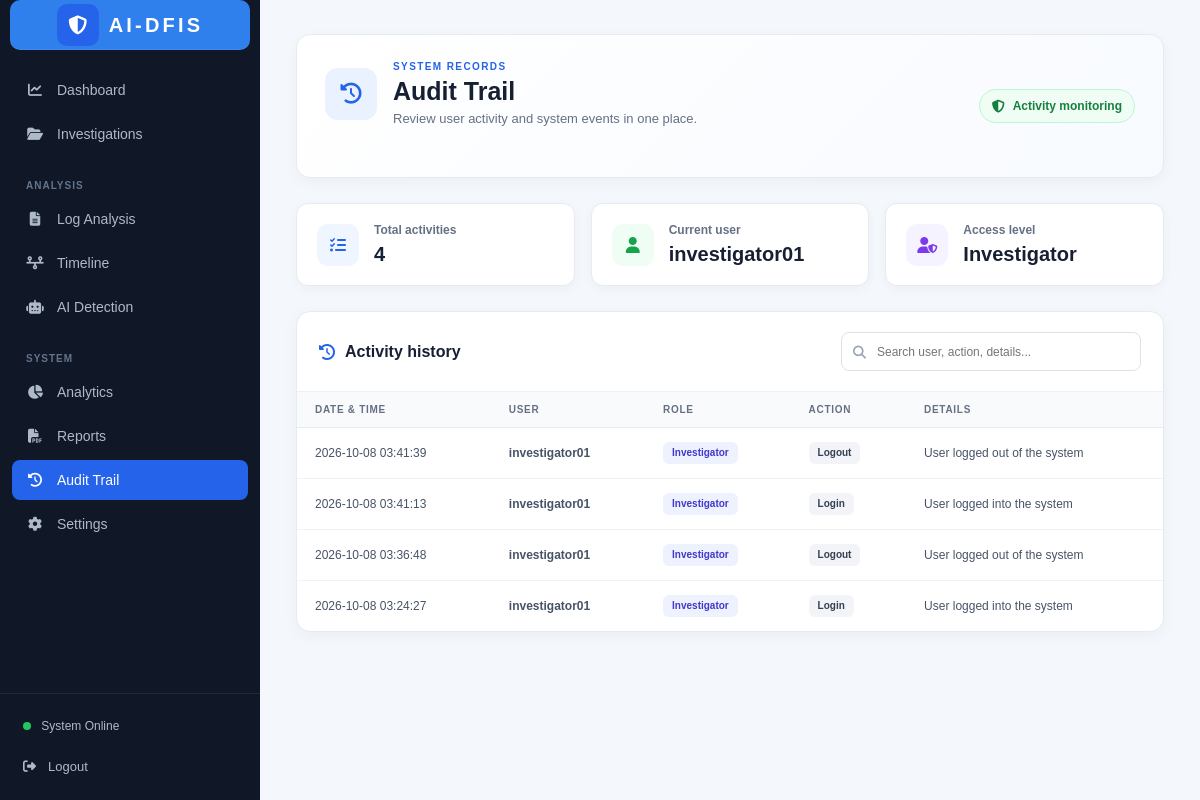
Screenshot of /audit-trail (signed in) with the database file from the repository.
### tables this page shows
CREATE TABLE audit_logs (
            id INTEGER PRIMARY KEY AUTOINCREMENT,
            user_id INTEGER,
            username TEXT,
            role TEXT,
            action TEXT NOT NULL,
            details TEXT,
            timestamp TEXT NOT NULL,
            FOREIGN KEY (user_id) REFERENCES users(id)
        );

### app.py (the view)
@app.route("/audit-trail")
def audit_trail():
    conn = get_db_connection()
    if session.get("role") == "Admin":
        logs = conn.execute("""

            SELECT id, username, role, action, details, timestamp

            FROM audit_logs

            ORDER BY id DESC

        """).fetchall()
    else:
        logs = conn.execute("""

            SELECT id, username, role, action, details, timestamp

            FROM audit_logs

            WHERE user_id = ?

            ORDER BY id DESC

        """, (session.get("user_id"),)).fetchall()
    conn.close()
    return render_template(
        "audit_trail.html",
        logs=logs
    )

### app.py (called while the page is built)
def get_db_connection():
    conn = sqlite3.connect(DATABASE)
    conn.row_factory = sqlite3.Row
    return conn

def login_required():
    return "user_id" in session

@app.before_request
def require_login():
    if request.endpoint in ["login", "static"]:
        return None
    if not login_required():
        return redirect(url_for("login"))
    return None

### templates/audit_trail.html (shortened to what this page needs)
<!DOCTYPE html>
<html lang="en">
<head>
    <link rel="stylesheet"
          href="https://cdnjs.cloudflare.com/ajax/libs/font-awesome/6.5.2/css/all.min.css">
    <link rel="stylesheet"
          href="{{ url_for('static', filename='css/style.css') }}">
</head>
<body>
<div class="dashboard-container">
    <aside class="sidebar">
        <div class="logo">
            <div class="logo-icon">
                <i class="fa-solid fa-shield-halved"></i>
            </div>
            <div>
                <h2 class="brand-wordmark">AI-DFIS</h2>
            </div>
        </div>
        <nav class="sidebar-menu">
            <a href="/dashboard" class="menu-item">
                <i class="fa-solid fa-chart-line"></i>
                <span>Dashboard</span>
            </a>
            <a href="/investigations" class="menu-item">
                <i class="fa-solid fa-folder-open"></i>
                <span>Investigations</span>
            </a>
            <div class="menu-title">
                ANALYSIS
            </div>
            <a href="/log-analysis" class="menu-item">
                <i class="fa-solid fa-file-lines"></i>
                <span>Log Analysis</span>
            </a>
            <a href="/timeline" class="menu-item">
                <i class="fa-solid fa-timeline"></i>
                <span>Timeline</span>
            </a>
            <a href="/ai-detection" class="menu-item">
                <i class="fa-solid fa-robot"></i>
                <span>AI Detection</span>
            </a>
            <div class="menu-title">
                SYSTEM
            </div>
            <a href="/analytics" class="menu-item">
                <i class="fa-solid fa-chart-pie"></i>
                <span>Analytics</span>
            </a>
            <a href="/reports" class="menu-item">
                <i class="fa-solid fa-file-pdf"></i>
                <span>Reports</span>
            </a>
            <a href="/audit-trail" class="menu-item active">
                <i class="fa-solid fa-clock-rotate-left"></i>
                <span>Audit Trail</span>
            </a>
            <a href="/settings" class="menu-item">
                <i class="fa-solid fa-gear"></i>
                <span>Settings</span>
            </a>
        </nav>
        <div class="sidebar-bottom">
            <div class="system-status">
                <span class="status-dot"></span>
                <span>System Online</span>
            </div>
            <a href="/logout" class="logout">
                <i class="fa-solid fa-right-from-bracket"></i>
                Logout
            </a>
        </div>
    </aside>
    <main class="main-content audit-content">
        <div class="page-header">
        <div class="page-heading">
            <div class="page-heading-icon">
                <i class="fa-solid fa-clock-rotate-left"></i>
            </div>
            <div>
                <span class="eyebrow">SYSTEM RECORDS</span>
                <h1>Audit Trail</h1>
                <p>Review user activity and system events in one place.</p>
            </div>
        </div>
        <span class="audit-integrity-label">
            <i class="fa-solid fa-shield-halved"></i>
            Activity monitoring
        </span>
    </div>
        <div class="audit-summary">
            <div class="summary-card">
                <div class="summary-icon"><i class="fa-solid fa-list-check"></i></div>
                <div class="summary-copy">
                    <span>Total activities</span>
                    <strong>{{ logs|length }}</strong>
                </div>
            </div>
            <div class="summary-card">
                <div class="summary-icon"><i class="fa-solid fa-user"></i></div>
                <div class="summary-copy">
                    <span>Current user</span>
                    <strong>{{ session.get("username") }}</strong>
                </div>
            </div>
            <div class="summary-card">
                <div class="summary-icon"><i class="fa-solid fa-user-shield"></i></div>
                <div class="summary-copy">
                    <span>Access level</span>
                    <strong>{{ session.get("role") }}</strong>
                </div>
            </div>
        </div>
        <div class="audit-container">
            <div class="audit-container-header">
                <h2>
                    <i class="fa-solid fa-clock-rotate-left"></i>
                    Activity history
                </h2>
                {% if logs %}
                <label class="audit-search">
                    <input id="audit-search-input"
                           type="search"
                           placeholder="Search user, action, details..."
                           aria-label="Search audit activity">
                </label>
                {% endif %}
            </div>
            {% if logs %}
            <div class="audit-table-wrap">
            <table class="audit-table" id="audit-table">
                <thead>
                    <tr>
                        <th scope="col">Date &amp; time</th>
                        <th scope="col">User</th>
                        <th scope="col">Role</th>
                        <th scope="col">Action</th>
                        <th scope="col">Details</th>
                    </tr>
                </thead>
                <tbody>
                    {% for log in logs %}
                    <tr>
                        <td class="audit-time">
                            {{ log["timestamp"] }}
                        </td>
                        <td class="audit-user">
                            <strong>
                                {{ log["username"] }}
                            </strong>
                        </td>
                        <td>
                            <span class="role-badge">
                                {{ log["role"] }}
                            </span>
                        </td>
                        <td>
                            <span class="action-badge">
                                {{ log["action"] }}
                            </span>
                        </td>
                        <td class="audit-details">
                            {{ log["details"] or "-" }}
                        </td>
                    </tr>
                    {% endfor %}
                </tbody>
            </table>
            </div>
            {% endif %}
        </div>
    </main>
</div>
</body>
</html>

### static/css/style.css (style rules this page uses)
* { margin: 0; padding: 0; box-sizing: border-box; }
body { font-family: Arial, Helvetica, sans-serif; background: #f4f6f9; }
.logo { width: 220px; height: 70px; background: #2f80ed; border-radius: 10px; display: flex; align-items: center; justify-content: center; font-size: 20px; font-weight: bold; }
.dashboard-container { display: flex; min-height: 100vh; background: #f4f7fb; }
.sidebar { width: 260px; background: #101827; color: white; display: flex; flex-direction: column; position: fixed; left: 0; top: 0; bottom: 0; z-index: 100; }
.logo { display: flex; align-items: center; flex: 0 1 auto; min-width: 0; flex-wrap: wrap; gap: 12px; padding: 25px 22px; border-bottom: 1px solid rgba(255,255,255,0.08); }
.logo-icon { width: 42px; height: 42px; border-radius: 10px; background: #2563eb; display: flex; align-items: center; justify-content: center; font-size: 19px; }
.logo h2 { margin: 0; font-size: 18px; letter-spacing: 0.12em; line-height: 1; }
.sidebar .logo { width: 240px; height: 50px; flex: 0 0 auto; margin: 0 auto; padding: 4px 10px; flex-direction: row; justify-content: center; gap: 10px; text-align: center; }
.sidebar .logo > div:last-child { width: auto; display: flex; flex-direction: column; align-items: center; }
.sidebar .logo .brand-wordmark { width: auto; font-size: 20px; letter-spacing: 0.16em; text-align: center; }
.brand-wordmark { color: #ffffff; font-weight: 800; text-transform: uppercase; }
.sidebar-menu { padding: 20px 12px; flex: 1; }
.menu-title { color: #64748b; font-size: 10px; font-weight: 700; letter-spacing: 1px; padding: 22px 14px 8px; }
.menu-item { display: flex; align-items: center; gap: 13px; padding: 12px 14px; margin-bottom: 4px; color: #aeb9c9; text-decoration: none; border-radius: 8px; font-size: 14px; transition: 0.2s; }
.menu-item i { width: 18px; text-align: center; }
.menu-item.active { background: #2563eb; color: white; }
.sidebar-bottom { padding: 15px; border-top: 1px solid rgba(255,255,255,0.08); }
.system-status { font-size: 12px; color: #aeb9c9; padding: 10px 8px; margin-bottom: 5px; }
.status-dot { width: 8px; height: 8px; background: #22c55e; display: inline-block; border-radius: 50%; margin-right: 7px; }
.logout { display: flex; align-items: center; gap: 12px; color: #aeb9c9; text-decoration: none; padding: 11px 8px; font-size: 13px; }
.main-content { margin-left: 260px; width: calc(100% - 260px); }
.page-heading { display: flex; justify-content: space-between; align-items: center; margin-bottom: 25px; }
.page-heading p { margin: 0; font-size: 12px; color: #7b8797; }

### rows the page displays
audit_logs: timestamp "2026-10-08 03:41:39", username "investigator01", role "Investigator", action "Logout", details "User logged out of the system"
audit_logs: timestamp "2026-10-08 03:41:13", username "investigator01", role "Investigator", action "Login", details "User logged into the system"
audit_logs: timestamp "2026-10-08 03:36:48", username "investigator01", role "Investigator", action "Logout", details "User logged out of the system"
audit_logs: timestamp "2026-10-08 03:24:27", username "investigator01", role "Investigator", action "Login", details "User logged into the system"

### other values shown
{{ logs|length }} "4"
{{ session.get("username") }} "investigator01"
{{ session.get("role") }} "Investigator"
